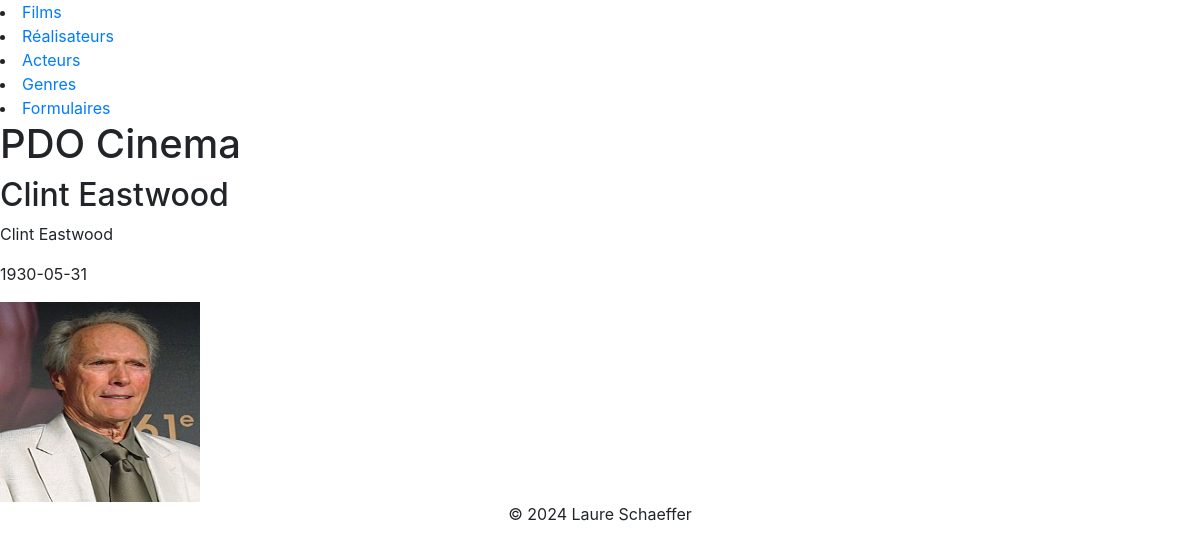
Screenshot of /index.php?action=detailReal&id=1 with the database file from the repository.
### tables this page shows
CREATE TABLE IF NOT EXISTS `personne` (
  `id_personne` int NOT NULL AUTO_INCREMENT,
  `nom` varchar(50) DEFAULT NULL,
  `prenom` varchar(50) DEFAULT NULL,
  `sexe` varchar(10) DEFAULT NULL,
  `date_naissance` date DEFAULT NULL,
  `photo` text,
  PRIMARY KEY (`id_personne`)
);

### controller/CinemaController.php (called while the page is built, shortened)
<?php
class CinemaController {
    public function detailReal($id){
        $pdo = Connect::seConnecter();
        $requeteReal = $pdo->prepare("SELECT CONCAT(p.prenom, ' ', p.nom) AS nomReal, p.date_naissance, p.photo
        FROM realisateur r
        INNER JOIN personne p ON r.id_personne = p.id_personne
        WHERE id_realisateur = :id");
        $requeteReal->execute(["id" => $id]);
        require "view/personnes/detailReal.php";
    }
}

### view/personnes/detailReal.php (the view, shortened to what this page needs)
    <section class="detail">
        <?php foreach($requeteReal->fetchAll() as $real) { ?>
            <div class="detail-header">
                <p><?= $real["nomReal"] ?></p>
                <p><?= $real["date_naissance"]?></p>
            </div>
            <div class="detail-main">
                <img src="<?=$real["photo"]?>" alt="photo du réalisateur" width=200px height=200px>
            </div>
    </section>
<?php }
require_once "view/template.php";

### rows the page displays
personne: nomReal "Clint Eastwood", date_naissance "1930-05-31", photo (picture)

### other values shown
$titre_secondaire "Clint Eastwood"
